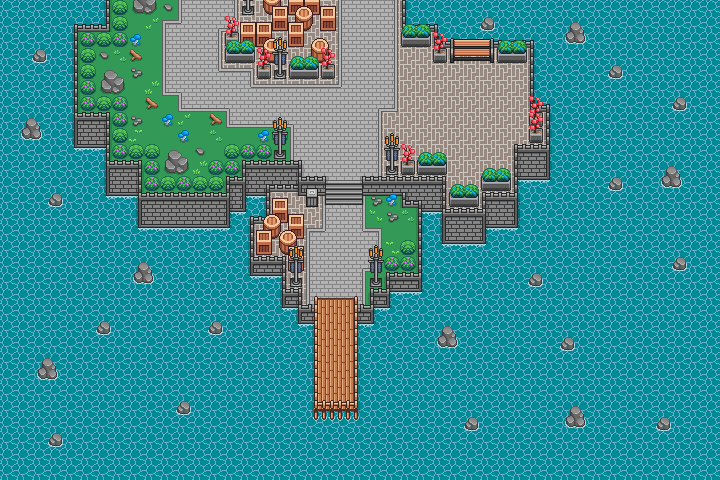

This is a level from a 2D game, rendered from its Tiled map with the project's own tilesets. A one-line summary and the map file follow, with tile-layer data summarised:
An orthogonal 45x30 tile map with 16x16 px tiles, 37 tile layers (Sea, 1, 2, 3, ...).

<map version="1.10" tiledversion="1.10.0" orientation="orthogonal" renderorder="right-down" width="45" height="30" tilewidth="16" tileheight="16" infinite="0" nextlayerid="109" nextobjectid="1">
 <tileset firstgid="1" source="Port Town Free Tileset.tsx" />
 <layer id="1" name="Sea" width="45" height="30" locked="1">
  <data>[1350 cells, 1350 non-empty, 1 distinct tile ids]</data>
 </layer>
 <group id="7" name="Depth">
  <layer id="6" name="1" width="45" height="30">
   <data>[1350 cells, 166 non-empty, 23 distinct tile ids]</data>
  </layer>
  <layer id="8" name="2" width="45" height="30">
   <data>[1350 cells, 57 non-empty, 12 distinct tile ids]</data>
  </layer>
  <layer id="9" name="3" width="45" height="30">
   <data>[1350 cells, 70 non-empty, 12 distinct tile ids]</data>
  </layer>
  <layer id="10" name="4" width="45" height="30">
   <data>[1350 cells, 42 non-empty, 11 distinct tile ids]</data>
  </layer>
  <layer id="11" name="5" width="45" height="30">
   <data>[1350 cells, 20 non-empty, 11 distinct tile ids]</data>
  </layer>
  <layer id="95" name="6" width="45" height="30">
   <data>[1350 cells, 0 non-empty, 0 distinct tile ids]</data>
  </layer>
  <layer id="96" name="7" width="45" height="30">
   <data>[1350 cells, 0 non-empty, 0 distinct tile ids]</data>
  </layer>
  <layer id="97" name="8" width="45" height="30">
   <data>[1350 cells, 0 non-empty, 0 distinct tile ids]</data>
  </layer>
  <layer id="98" name="9" width="45" height="30">
   <data>[1350 cells, 0 non-empty, 0 distinct tile ids]</data>
  </layer>
  <layer id="99" name="10" width="45" height="30">
   <data>[1350 cells, 0 non-empty, 0 distinct tile ids]</data>
  </layer>
 </group>
 <group id="2" name="L1">
  <group id="108" name="Concrete">
   <layer id="5" name="Floor" width="45" height="30">
    <data>[1350 cells, 93 non-empty, 20 distinct tile ids]</data>
   </layer>
   <layer id="15" name="Ceramic" width="45" height="30">
    <data>[1350 cells, 47 non-empty, 24 distinct tile ids]</data>
   </layer>
   <layer id="16" name="Grass" width="45" height="30">
    <data>[1350 cells, 38 non-empty, 15 distinct tile ids]</data>
   </layer>
   <layer id="4" name="Fence" width="45" height="30">
    <data>[1350 cells, 72 non-empty, 18 distinct tile ids]</data>
   </layer>
   <layer id="94" name="Stair-Depth" width="45" height="30">
    <data>[1350 cells, 16 non-empty, 5 distinct tile ids]</data>
   </layer>
   <layer id="17" name="Stair" width="45" height="30">
    <data>[1350 cells, 7 non-empty, 7 distinct tile ids]</data>
   </layer>
  </group>
  <group id="12" name="Docks">
   <layer id="14" name="Floor" width="45" height="30">
    <data>[1350 cells, 32 non-empty, 12 distinct tile ids]</data>
   </layer>
   <layer id="13" name="Fence" width="45" height="30">
    <data>[1350 cells, 30 non-empty, 12 distinct tile ids]</data>
   </layer>
  </group>
  <group id="3" name="Environtment">
   <layer id="102" name="1" width="45" height="30">
    <data>[1350 cells, 55 non-empty, 13 distinct tile ids]</data>
   </layer>
   <layer id="103" name="2" width="45" height="30">
    <data>[1350 cells, 15 non-empty, 13 distinct tile ids]</data>
   </layer>
   <layer id="104" name="3" width="45" height="30">
    <data>[1350 cells, 4 non-empty, 4 distinct tile ids]</data>
   </layer>
   <layer id="105" name="4" width="45" height="30">
    <data>[1350 cells, 4 non-empty, 2 distinct tile ids]</data>
   </layer>
   <layer id="106" name="5" width="45" height="30">
    <data>[1350 cells, 9 non-empty, 9 distinct tile ids]</data>
   </layer>
  </group>
 </group>
 <group id="63" name="L2">
  <group id="107" name="Concrete">
   <layer id="75" name="Floor" width="45" height="30">
    <data>[1350 cells, 351 non-empty, 20 distinct tile ids]</data>
   </layer>
   <layer id="76" name="Ceramic" width="45" height="30">
    <data>[1350 cells, 175 non-empty, 20 distinct tile ids]</data>
   </layer>
   <layer id="77" name="Grass" width="45" height="30">
    <data>[1350 cells, 123 non-empty, 16 distinct tile ids]</data>
   </layer>
   <layer id="78" name="Fence" width="45" height="30">
    <data>[1350 cells, 350 non-empty, 20 distinct tile ids]</data>
   </layer>
   <layer id="101" name="Stair-Depth" width="45" height="30">
    <data>[1350 cells, 0 non-empty, 0 distinct tile ids]</data>
   </layer>
   <layer id="79" name="Stair" width="45" height="30">
    <data>[1350 cells, 0 non-empty, 0 distinct tile ids]</data>
   </layer>
  </group>
  <group id="80" name="Docks">
   <layer id="81" name="Floor" width="45" height="30">
    <data>[1350 cells, 0 non-empty, 0 distinct tile ids]</data>
   </layer>
   <layer id="82" name="Fence" width="45" height="30">
    <data>[1350 cells, 0 non-empty, 0 distinct tile ids]</data>
   </layer>
  </group>
  <group id="83" name="Environtment">
   <layer id="84" name="1" width="45" height="30">
    <data>[1350 cells, 0 non-empty, 0 distinct tile ids]</data>
   </layer>
   <layer id="88" name="2" width="45" height="30">
    <data>[1350 cells, 5 non-empty, 4 distinct tile ids]</data>
   </layer>
   <layer id="86" name="3" width="45" height="30">
    <data>[1350 cells, 14 non-empty, 8 distinct tile ids]</data>
   </layer>
   <layer id="85" name="4" width="45" height="30">
    <data>[1350 cells, 25 non-empty, 13 distinct tile ids]</data>
   </layer>
   <layer id="87" name="5" width="45" height="30">
    <data>[1350 cells, 97 non-empty, 29 distinct tile ids]</data>
   </layer>
  </group>
 </group>
</map>